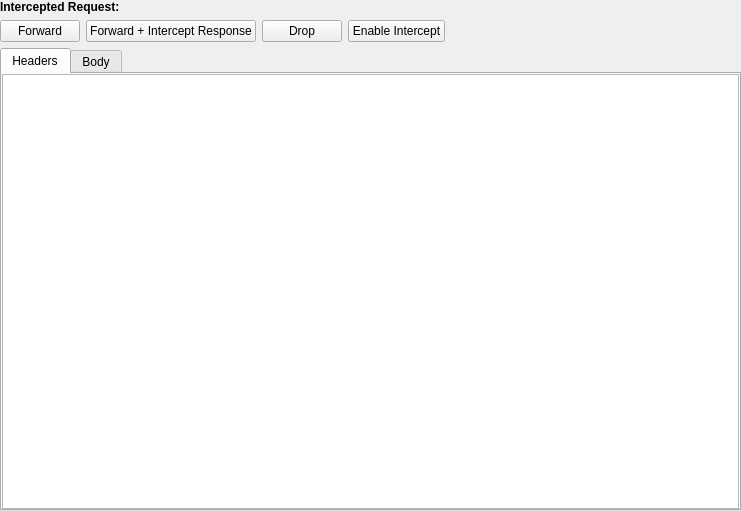
<?xml version="1.0" encoding="UTF-8"?>
<ui version="4.0">
 <class>InterceptPage</class>
 <widget class="QWidget" name="InterceptPage">
  <property name="geometry">
   <rect>
    <x>0</x>
    <y>0</y>
    <width>741</width>
    <height>511</height>
   </rect>
  </property>
  <property name="windowTitle">
   <string>Form</string>
  </property>
  <layout class="QHBoxLayout" name="horizontalLayout_2">
   <property name="leftMargin">
    <number>0</number>
   </property>
   <property name="topMargin">
    <number>0</number>
   </property>
   <property name="rightMargin">
    <number>0</number>
   </property>
   <property name="bottomMargin">
    <number>0</number>
   </property>
   <item>
    <layout class="QVBoxLayout" name="verticalLayout_3">
     <property name="topMargin">
      <number>0</number>
     </property>
     <item>
      <layout class="QVBoxLayout" name="verticalLayout_2">
       <property name="topMargin">
        <number>0</number>
       </property>
       <item>
        <widget class="QLabel" name="interceptTitle">
         <property name="font">
          <font>
           <weight>75</weight>
           <bold>true</bold>
          </font>
         </property>
         <property name="text">
          <string>Intercepted Request:</string>
         </property>
        </widget>
       </item>
       <item>
        <layout class="QHBoxLayout" name="horizontalLayout">
         <item>
          <widget class="QPushButton" name="forwardButton">
           <property name="text">
            <string>Forward</string>
           </property>
          </widget>
         </item>
         <item>
          <widget class="QPushButton" name="forwardInterceptButton">
           <property name="text">
            <string>Forward + Intercept Response</string>
           </property>
          </widget>
         </item>
         <item>
          <widget class="QPushButton" name="dropButton">
           <property name="text">
            <string>Drop</string>
           </property>
          </widget>
         </item>
         <item>
          <widget class="QPushButton" name="enabledButton">
           <property name="text">
            <string>Enable Intercept</string>
           </property>
          </widget>
         </item>
         <item>
          <spacer name="horizontalSpacer">
           <property name="orientation">
            <enum>Qt::Horizontal</enum>
           </property>
           <property name="sizeHint" stdset="0">
            <size>
             <width>40</width>
             <height>20</height>
            </size>
           </property>
          </spacer>
         </item>
        </layout>
       </item>
      </layout>
     </item>
     <item>
      <widget class="QTabWidget" name="interceptTabs">
       <property name="sizePolicy">
        <sizepolicy hsizetype="Expanding" vsizetype="Expanding">
         <horstretch>0</horstretch>
         <verstretch>0</verstretch>
        </sizepolicy>
       </property>
       <property name="currentIndex">
        <number>0</number>
       </property>
       <widget class="QWidget" name="headersTab">
        <attribute name="title">
         <string>Headers</string>
        </attribute>
        <layout class="QVBoxLayout" name="verticalLayout_4">
         <property name="leftMargin">
          <number>0</number>
         </property>
         <property name="topMargin">
          <number>0</number>
         </property>
         <property name="rightMargin">
          <number>0</number>
         </property>
         <property name="bottomMargin">
          <number>0</number>
         </property>
         <item>
          <widget class="QPlainTextEdit" name="headersText"/>
         </item>
        </layout>
       </widget>
       <widget class="QWidget" name="bodyTab">
        <attribute name="title">
         <string>Body</string>
        </attribute>
        <layout class="QVBoxLayout" name="verticalLayout">
         <property name="spacing">
          <number>0</number>
         </property>
         <property name="leftMargin">
          <number>0</number>
         </property>
         <property name="topMargin">
          <number>0</number>
         </property>
         <property name="rightMargin">
          <number>0</number>
         </property>
         <property name="bottomMargin">
          <number>0</number>
         </property>
         <item>
          <widget class="QPlainTextEdit" name="bodyText"/>
         </item>
        </layout>
       </widget>
      </widget>
     </item>
    </layout>
   </item>
  </layout>
 </widget>
 <resources/>
 <connections/>
</ui>
